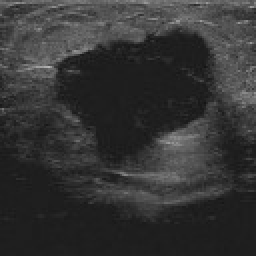
%> input picture TEST0.jpeg, 128 x 128 px (shown 2 times larger)
$ octave --eval "project;"   (GNU Octave 9; MATLAB toolbox functions it lacks are replaced by stand-ins)
%> lines starting %> are read from the running program, lines starting %| are printed output that depends on the picture; in (x1, y1, x2, y2) boxes, pixels count from 0 and x2, y2 are one past the last pixel; in counts of white or black regions, pixels touching at a corner belong together; the program's own positions count from 1
function project()
    fprintf('======================================================\n');
    fprintf('STARTING TITAN PIPELINE: MAXIMUM IoU OVERRIDE\n');
    fprintf('======================================================\n\n');

    test_cases = {
        'TEST0.jpeg', 'TEST0GT.jpeg';
        'TEST1.jpeg', 'TEST1GT.jpeg';
        'TEST2.jpeg', 'TEST2GT.jpeg';
        'TEST3.jpeg', 'TEST3GT.jpeg'
    };

    num_cases = size(test_cases, 1);
    all_iou = -ones(num_cases, 1);
    all_dice = -ones(num_cases, 1);

    fig_summary = figure('Name', 'Popup 1: All Test Cases (Final Results)', ...
                         'NumberTitle', 'off', 'Position', [50, 50, 1400, 950]);

    diagnostic_phases = struct();

    for i = 1:num_cases
        imgName = test_cases{i, 1};
        gtName  = test_cases{i, 2};

        fprintf('Processing Case %d/%d: [%s]...\n', i, num_cases, imgName);

        if ~exist(imgName, 'file') || ~exist(gtName, 'file')
            fprintf('  -> ERROR: Files %s or %s not found. Skipping.\n', imgName, gtName);
            continue;
        end

        [img, gt_resized, finalMask, metrics, phases] = process_single_image(imgName, gtName);
% [53 lines not run here, left out]
function [img, gt_resized, finalMask, metrics, phases] = process_single_image(imgName, gtName)

    [img, gt] = preprocess_data(imgName, gtName);
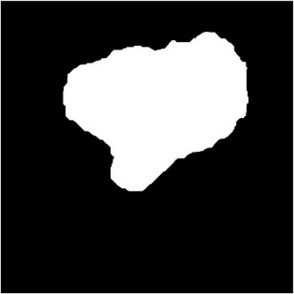
%> input picture TEST0GT.jpeg, 294 x 294 px
%> in preprocess_data, `lower_bound = quantile(rawImg(:), 0.01);`: lower_bound = 0.106
%> in preprocess_data, `upper_bound = quantile(rawImg(:), 0.99);`: upper_bound = 0.471
%> in preprocess_data, `gtMask = rawGT > 0.5;`:
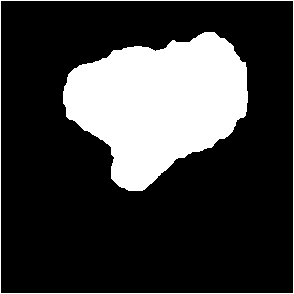
%> gtMask: size 294x294 logical; 23.3% white; 2 white regions, box (x1, y1, x2, y2) and area: (63, 32, 248, 191) 18997, (0, 0, 294, 294) 1172
    phases = struct();

    % Phase 1: Aggressive Denoising (Obliterates JPEG blocks and speckle)
    phases.img_denoised = imgaussfilt(medfilt2(img, [7 7], 'symmetric'), 1.5);
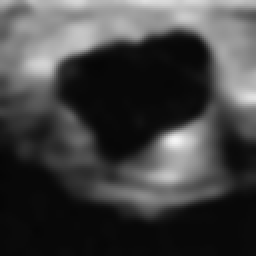
%> phases.img_denoised: size 128x128 double (shown 2 times larger); min 0.0234, max 0.959, mean 0.262

    % Phase 2: Contrast Enhancement
    phases.img_enhanced = adapthisteq(phases.img_denoised, 'ClipLimit', 0.02);
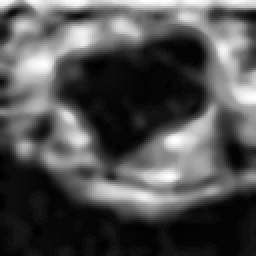
%> phases.img_enhanced: size 128x128 double (shown 2 times larger); min 0, max 1, mean 0.321

    % Phase 3: Multi-level K-Means Quantization (Finds the absolute darkest regions)
    levels = multithresh(phases.img_enhanced, 2);
%> levels = [0.243 0.573]
    quantized_img = imquantize(phases.img_enhanced, levels);
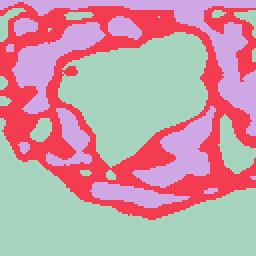
%> quantized_img: size 128x128 double (shown 2 times larger); 3 distinct labels, from 1 to 3; one colour per label, 0 black
    phases.dark_mask = (quantized_img == 1);
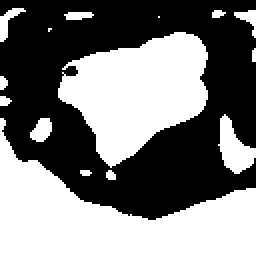
%> phases.dark_mask: size 128x128 logical (shown 2 times larger); 48% white; 15 white regions (4 under 20 px), largest, box (x1, y1, x2, y2) and area: (0, 59, 128, 128) 4022, (29, 16, 104, 84) 3128, (109, 57, 128, 87) 303

    % Phase 4: Morphological "Glue" (Melts fractured tumor pieces back together)
    phases.glued_mask = imclose(phases.dark_mask, strel('disk', 12));
%> phases.glued_mask: size 128x128 logical; 59.2% white; 5 black regions, box (x1, y1, x2, y2) and area: (0, 0, 128, 74) 2851, (56, 60, 114, 109) 2012, (0, 11, 33, 59) 1207, (21, 60, 48, 88) 593, (126, 79, 128, 94) 25
    phases.glued_mask = imfill(phases.glued_mask, 'holes');
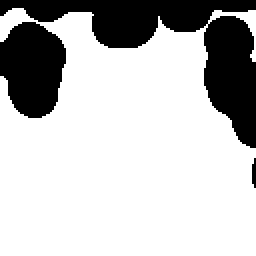
%> phases.glued_mask: size 128x128 logical (shown 2 times larger); 75.1% white; 3 black regions, box (x1, y1, x2, y2) and area: (0, 0, 128, 74) 2851, (0, 11, 33, 59) 1207, (126, 79, 128, 94) 25

    % Phase 5: Size Filtering (Deletes tiny noise specks)
    phases.clean_mask = bwareaopen(phases.glued_mask, 150);

    % Phase 6: Instant-Kill Heuristic Selection
    phases.best_candidate = select_ultimate_lesion(phases.clean_mask, phases.img_enhanced);

    % Phase 7: Halo-Expanding Active Contour
    % Negative bias (-0.15) forces the snake to expand and swallow the fuzzy gray boundaries!
    if sum(phases.best_candidate(:)) > 0
        finalMask = activecontour(phases.img_enhanced, phases.best_candidate, 100, 'Chan-Vese', ...
            'SmoothFactor', 1.5, 'ContractionBias', -0.15);
    else
        finalMask = false(size(img));
    end

    % Phase 8: Final Polish & Single Lesion Enforcer
    finalMask = imclose(finalMask, strel('disk', 5));
    finalMask = imfill(finalMask, 'holes');

    [L_final, num_final] = bwlabel(finalMask);
    if num_final > 1
        stats_final = regionprops(L_final, 'Area');
        [~, maxIdx] = max([stats_final.Area]);
        finalMask = (L_final == maxIdx);
    end

    % Metrics Calculation
    gt_resized = imresize(gt, [size(img,1), size(img,2)], 'nearest');
    intersection = sum(finalMask(:) & gt_resized(:));
    unionArea = sum(finalMask(:) | gt_resized(:));

    metrics.iou = intersection / max(unionArea, 1);
    metrics.dice = 2 * intersection / max(sum(finalMask(:)) + sum(gt_resized(:)), 1);
    metrics.fp = sum(finalMask(:) & ~gt_resized(:));
    metrics.fn = sum(~finalMask(:) & gt_resized(:));
    metrics.specificity = sum(~finalMask(:) & ~gt_resized(:)) / max(sum(~gt_resized(:)), 1);
    metrics.sensitivity = intersection / max(sum(gt_resized(:)), 1);
end

% =========================================================================
% HEURISTIC SELECTION (INSTANT KILL LOGIC)
% =========================================================================
function finalMask = select_ultimate_lesion(bw_mask, originalImg)
    [L, num] = bwlabel(bw_mask);
%> L: size 128x128 double; values 0 (black) and 1 (white), 75.1% white; 3 black regions
%> num = 1
    if num == 0
        finalMask = bw_mask;
        return;
    end

    stats = regionprops(L, 'Area', 'Solidity', 'Centroid', 'BoundingBox', 'PixelIdxList');
%> stats = 1 region; box (x1, y1, x2, y2), Area, Centroid and Solidity: (0, 4, 128, 128) 12301 [63.4 77.3] 0.778
    scores = zeros(num, 1);
    [rows, cols] = size(originalImg);
%> rows = 128; cols = 128
    centerX = cols / 2;
%> centerX = 64
    centerY = rows / 2;
%> centerY = 64
    maxDist = sqrt(centerX^2 + centerY^2);
%> maxDist = 90.51

    for i = 1:num
        bb = stats(i).BoundingBox;

        % INSTANT KILL 1: Acoustic Shadows (Touches bottom 15% of screen)
        if (bb(2) + bb(4)) > (rows * 0.85)
            continue;
        end

        % INSTANT KILL 2: Skin/Gel Artifacts (Touches top 10% AND is wider than 40% of screen)
        if bb(2) < (rows * 0.10) && bb(3) > (cols * 0.40)
            continue;
        end

        % Math Scoring
        areaScore = stats(i).Area; % Raw area heavily favored
        solidityScore = stats(i).Solidity;

        % Distance from center (Tumors are framed centrally by ultrasound techs)
        dist = sqrt((stats(i).Centroid(1) - centerX)^2 + (stats(i).Centroid(2) - centerY)^2);
        locationScore = 1 - (dist / maxDist);

        % Darkness Check
        meanInt = mean(originalImg(stats(i).PixelIdxList));
        contrastScore = 1 - meanInt;

        % The Multiplication ensures all factors must be high to win
        scores(i) = areaScore * locationScore * solidityScore * contrastScore;
    end
%> this loop made 1 pass
%> bb on pass 1: [0.5 4.5 128 124]

    [~, bestIdx] = max(scores);
%> bestIdx = 1
    finalMask = (L == bestIdx);
end

% =========================================================================
% POPUP 2: SIMPLIFIED DIAGNOSTIC DASHBOARD RENDERER
% =========================================================================
function render_diagnostic_dashboard(dp)
    if isempty(fieldnames(dp)), return; end

    figure('Name', sprintf('Popup 2: Pipeline Phases (%s)', dp.name), ...
           'NumberTitle', 'off', 'Position', [100, 100, 1400, 600]);

    subplot(2, 4, 1); imshow(dp.img); title('1. Original Input');
    subplot(2, 4, 2); imshow(dp.data.img_denoised); title('2. Aggressive Denoise');
    subplot(2, 4, 3); imshow(dp.data.img_enhanced); title('3. Contrast Enhanced');
    subplot(2, 4, 4); imshow(dp.data.dark_mask); title('4. K-Means Quantization');

    subplot(2, 4, 5); imshow(dp.data.glued_mask); title('5. Morphological Glue');
    subplot(2, 4, 6); imshow(dp.data.clean_mask); title('6. Size Filtering');
    subplot(2, 4, 7); imshow(dp.data.best_candidate); title('7. Instant-Kill Selection');

    subplot(2, 4, 8);
    imshow(dp.img);
    title('8. Final Expanded Snake (Red)');
    hold on;
    visboundaries(dp.finalMask, 'Color', 'r', 'LineWidth', 2);
    visboundaries(dp.gt, 'Color', 'g', 'LineWidth', 1, 'LineStyle', '--');
    hold off;
end

% =========================================================================
% HELPER MATH FUNCTIONS
% =========================================================================
function [imgNorm, gtMask] = preprocess_data(imgP, mskP)
    rawImg = im2double(imread(imgP));
    rawGT  = im2double(imread(mskP));
    if size(rawImg, 3) == 3, rawImg = rgb2gray(rawImg); end
    if size(rawGT,  3) == 3, rawGT  = rgb2gray(rawGT);  end

    % Clip extreme white/black dead pixels
    lower_bound = quantile(rawImg(:), 0.01);
    upper_bound = quantile(rawImg(:), 0.99);
    clipped = max(lower_bound, min(upper_bound, rawImg));
    imgNorm = (clipped - lower_bound) / (upper_bound - lower_bound);

    gtMask = rawGT > 0.5;
end
%> (the run ends here)
